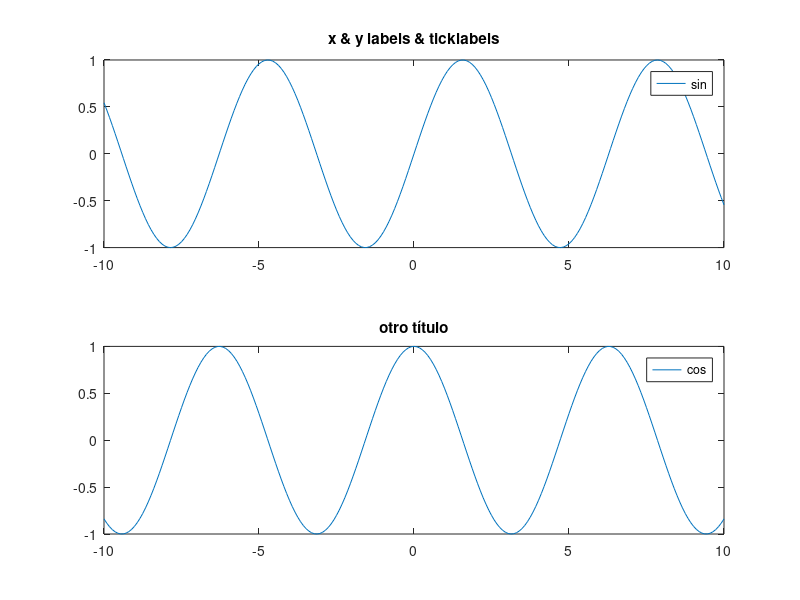

Write the MATLAB code that produced this figure.
function test()
  subplot (2, 1, 1)
  fplot (@sin, [-10, 10]);
  title ("x & y labels & ticklabels");
  subplot (2, 1, 2)
  fplot (@cos, [-10, 10]);
  title ("otro título");
endfunction
